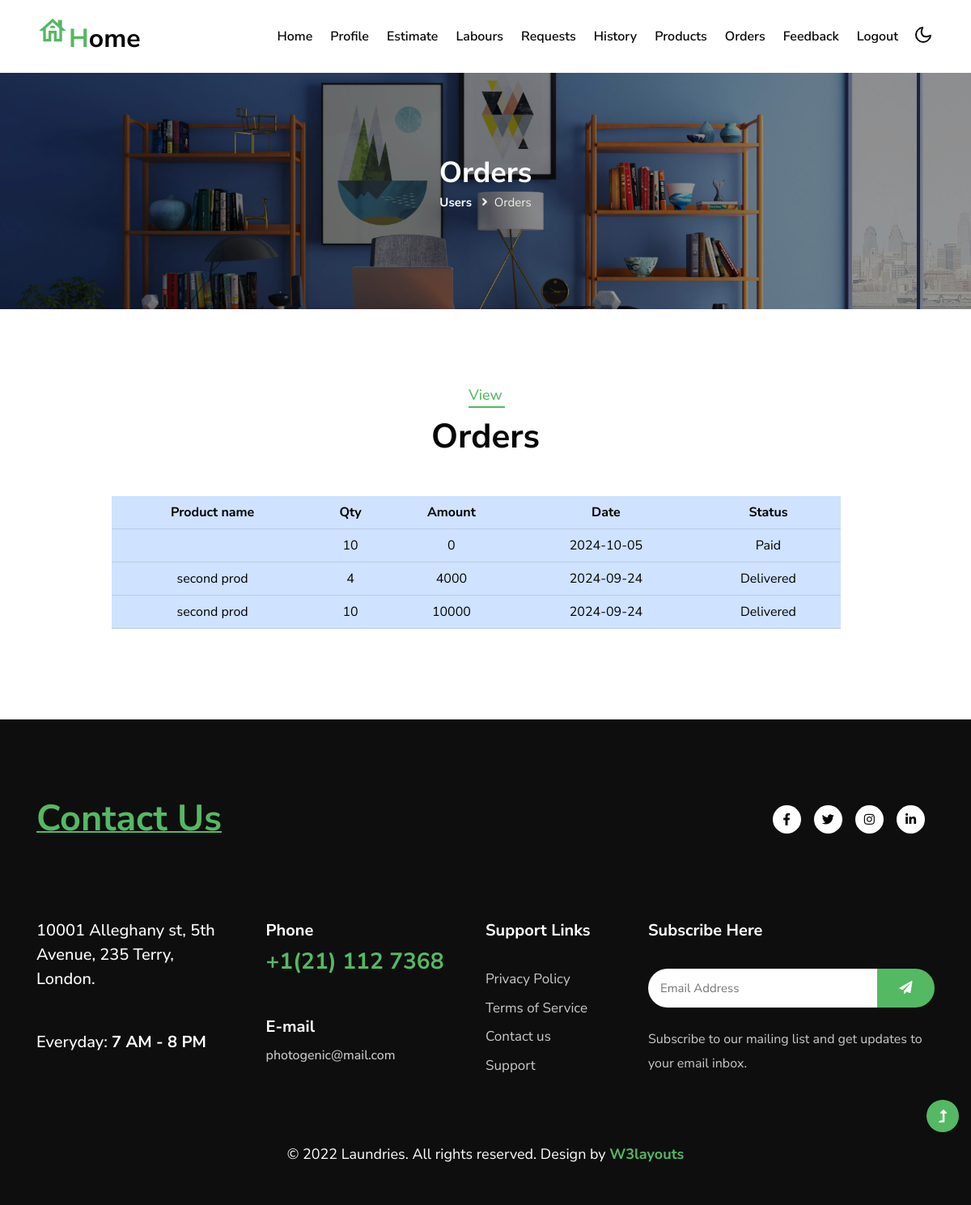
The app's page /user/user_vw_orders.php (signed in) with its own data.
### tables this page shows
CREATE TABLE `prod_book_rq` (
  `pbr_id` int(10) NOT NULL,
  `date` date DEFAULT current_timestamp(),
  `u_id` int(10) DEFAULT NULL,
  `p_id` int(10) DEFAULT NULL,
  `status` varchar(100) DEFAULT NULL,
  `amount` int(10) DEFAULT NULL,
  `qty` int(10) DEFAULT NULL
);

CREATE TABLE `products` (
  `p_id` int(20) NOT NULL,
  `p_name` varchar(50) DEFAULT NULL,
  `p_qty` int(20) DEFAULT NULL,
  `p_desc` varchar(100) DEFAULT NULL,
  `p_img` varchar(200) DEFAULT NULL,
  `p_status` varchar(20) DEFAULT 'approved',
  `p_price` int(20) DEFAULT NULL
);

### user/user_vw_orders.php (the view, shortened to what this page needs)
<?php
include "user_header.php";
$uid = $_SESSION['uid'];
$qry = "SELECT * FROM `prod_book_rq` WHERE `u_id` = $uid ORDER BY (`pbr_id`) DESC";
$res = mysqli_query($con,$qry);
?>
    <section class="inner-banner py-5">
        <div class="w3l-breadcrumb py-lg-5">
            <div class="container pt-5 pb-sm-4 pb-2">
                <h4 class="inner-text-title font-weight-bold pt-5">Orders</h4>
                <ul class="breadcrumbs-custom-path">
                    <li><a href="user_home.php">Users</a></li>
                    <li class="active"><i class="fas fa-angle-right mx-2"></i>Orders</li>
                </ul>
            </div>
        </div>
    </section>
        <section class="w3l-w3l-contacts-12 py-5">
        <div class="contact-top py-lg-5 py-md-4 py-2">
            <div class="container">
                <div class="title-main text-center mx-auto mb-md-5 mb-4" style="max-width:500px;">
                <h5 class="sub-title">View</h5>
                    <h3 class="title-style">Orders</h3>
                </div>
                <div class="row d-flex justify-content-center align-items-center w-100">
                    <div class="col-md-10 contacts12-main">
                    <table class="table table-stripd table-primary text-center">
                        <tr>
                            <th>Product name</th>
                            <th>Qty</th>
                            <th>Amount</th>
                            <th>Date</th>
                            <th colspan="2">Status</th>
                        </tr>
                        <?php
                            while($row = mysqli_fetch_array($res))
                            {
                                $cmp_id = $row['p_id'];
                                $qry_for_status = "SELECT * FROM `products` WHERE `p_id` = '$cmp_id'";
                                $status_res = mysqli_query($con,$qry_for_status);
                                $labour = mysqli_fetch_array($status_res);
                        ?>
                                <tr>
                                    <td><?php echo $labour['p_name'] ?></td>
                                    <td><?php echo $row['qty'] ?></td>
                                    <td><?php echo $row['amount'] ?></td>
                                    <td><?php echo $row['date'] ?></td>
                                    <td><?php echo $row['status'] ?></td>
                                </tr>
                        <?php
                            }
                        ?>
                    </table>
                    </div>
                </div>
            </div>
        </div>
    </section>
</body>
<?php
    include "../commonfooter.php";
?>
</html>

### records on screen
prod_book_rq: qty "10", amount "0", date "2024-10-05", status "Paid"
prod_book_rq: products.p_name "second prod", qty "4", amount "4000", date "2024-09-24", status "Delivered"
prod_book_rq: products.p_name "second prod", qty "10", amount "10000", date "2024-09-24", status "Delivered"
